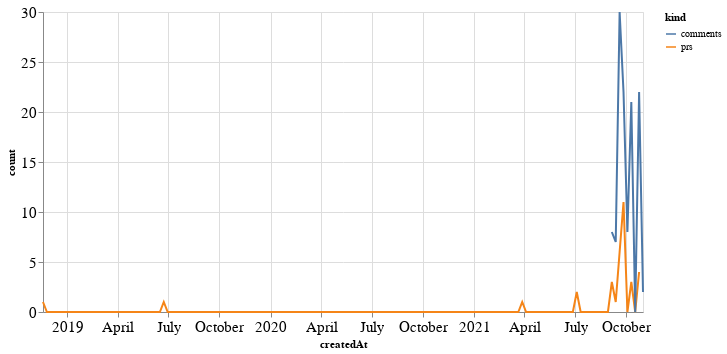

This figure's notebook cell:
### Code cell
alt.Chart(total_time, width=600).mark_line().encode(
    x='createdAt',
    y='count',
    color='kind'
)

### Figure 1 — Vega-Lite specification as saved in the notebook (floating-point values rounded to 4 significant figures; data arrays with more than 128 entries replaced by an {"elided": "..."} marker saying what was removed)
{"config": {"axisLeft": {"labelFontSize": 15}, "axisBottom": {"labelFontSize": 15}}, "data": {"name": "data-8278db70d0bc24b0cd7c9018d8133aad"}, "mark": "line", "encoding": {"color": {"type": "nominal", "field": "kind"}, "x": {"type": "temporal", "field": "createdAt"}, "y": {"type": "quantitative", "field": "count"}}, "width": 600, "$schema": "https://vega.github.io/schema/vega-lite/v4.8.1.json", "datasets": {"data-8278db70d0bc24b0cd7c9018d8133aad": {"elided": "310 records"}}}
